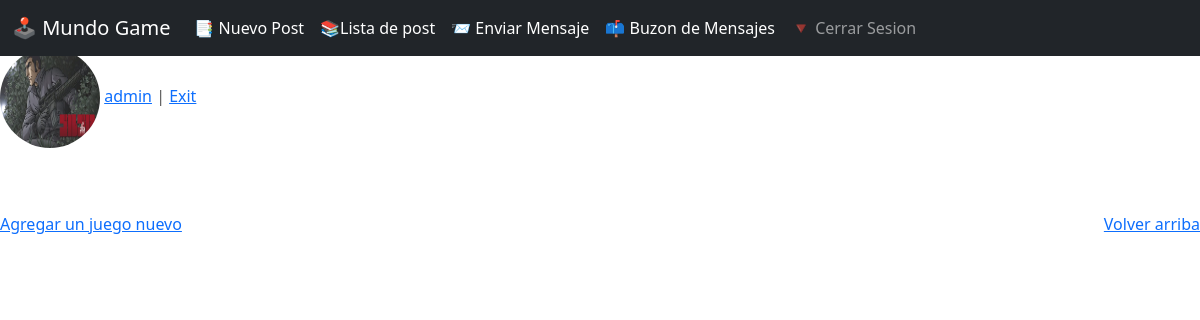
Before: /juego/list (signed in) with the older database file.
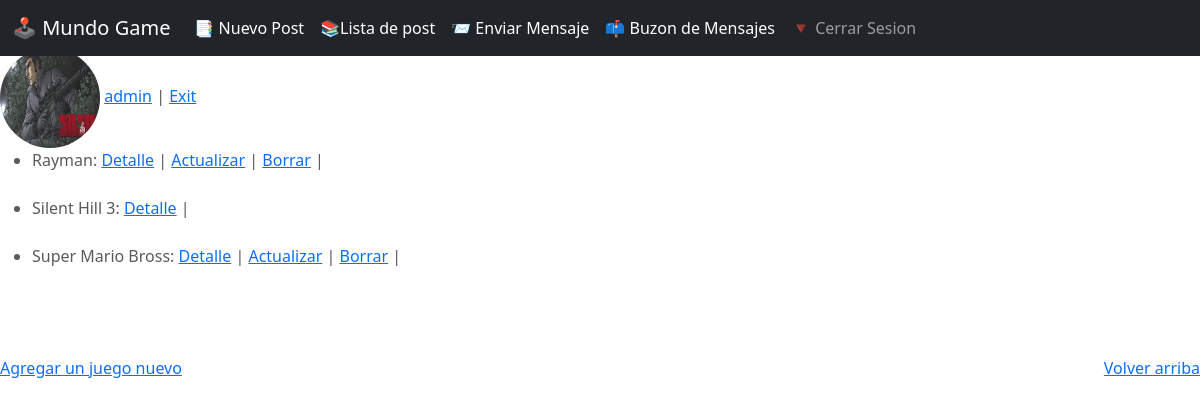
After: the same page with the newer database file.
### app/models.py (models this page shows, shortened)
class juegos(models.Model):
    nombre = models.TextField (max_length=30)
    descripcion = models.TextField (max_length=500)
    publisher = models.ForeignKey(to=User, on_delete=models.CASCADE, related_name='publisher')
    imagen = models.ImageField(upload_to='juegos', null=True, blank=True )

### app/views.py (the view)
# urls.py: path('juego/list', JuegoList.as_view(), name='juego-list'),
class JuegoList(ListView):
    model = juegos

### app/templates/app/juegos_list.html (shortened to what this page needs)
{% extends 'app/base.html' %}
{% block main %}
{% if user.profile %}
    <img src="{{user.profile.imagen.url}}" height="100&" width="100" style="border-radius: 50%; margin: right 10px;">
    <a href="{% url 'profile-update' user.profile.id %}"> {{user.username}}</a> | <a href="{% url 'logout' %}"> Exit</a>
{% else %}
{{user.username}} | <a href="{% url 'logout' %}"> Exit</a>
{% endif %}
<ul>
    {% for juego in object_list %}
    <li>
        {{juego.nombre}}:
        <a href="{% url 'juego-detail' juego.id %}">  Detalle</a>  |
        {% if user.is_authenticated and juego.publisher == user%}
        <a href="{% url 'juego-update' juego.id %}">   Actualizar</a>  |
        <a href="{% url 'juego-delete' juego.id %}">   Borrar</a>  |
        {% endif %}
    </li>
        <br>
    {% endfor %}
</ul>
<br><br>
<a href="{% url 'juego-create' %}">Agregar un juego nuevo</a>
{% endblock %}

Changed rows visible on the page:
added juegos: nombre "Rayman", shows "Actualizar"
added juegos: nombre "Silent Hill 3"
added juegos: nombre "Super Mario Bross", shows "Actualizar"
